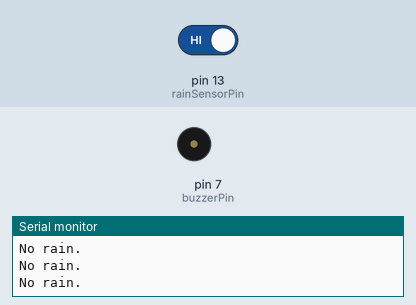
This sketch was run on a simulated Arduino Uno, built with avr-gcc and run on an emulated ATmega328P. Parts: buzzer (waves = sounding, pin HIGH), the last lines printed to the serial monitor. The inputs (shaded band) are chosen by the test bench; at power-on: pin 13 (rainSensorPin) HIGH.

Above: at 2.8 s.
2.9 s: pin 13 (rainSensorPin) driven LOW
At 3.9 s:
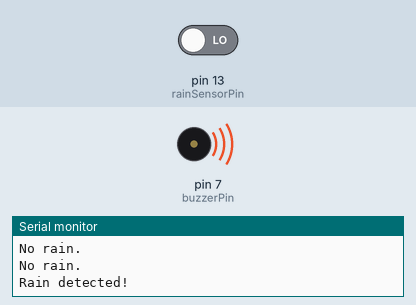
4.5 s: pin 13 (rainSensorPin) driven HIGH
At 5.5 s:
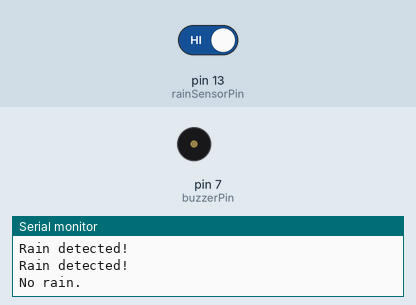
Timing chart, 0 to 7.5 s (numbered marks = the images above; inputs shaded):
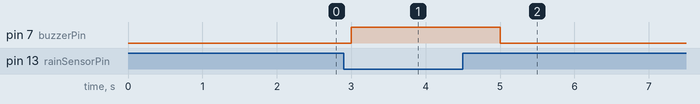

The sketch:

RainAlert.uno.ino
```cpp
const int rainSensorPin = 13;
const int buzzerPin = 7;


void setup() {
  Serial.begin(9600);

  pinMode(rainSensorPin, INPUT);
  pinMode(buzzerPin, OUTPUT);


  digitalWrite(buzzerPin, LOW);
}

void loop() {

  int sensorValue = digitalRead(rainSensorPin);

  if (sensorValue == LOW) {
    Serial.println("Rain detected!");
    digitalWrite(buzzerPin, HIGH);

  }
  else {
    Serial.println("No rain.");
    digitalWrite(buzzerPin, LOW);

  }

  delay(1000);
}
```

Measured:
- after the input at 2.9 s, pin 7 (buzzerPin): LOW → HIGH after 0.10 s
- after the input at 4.5 s, pin 7 (buzzerPin): HIGH → LOW after 0.50 s
